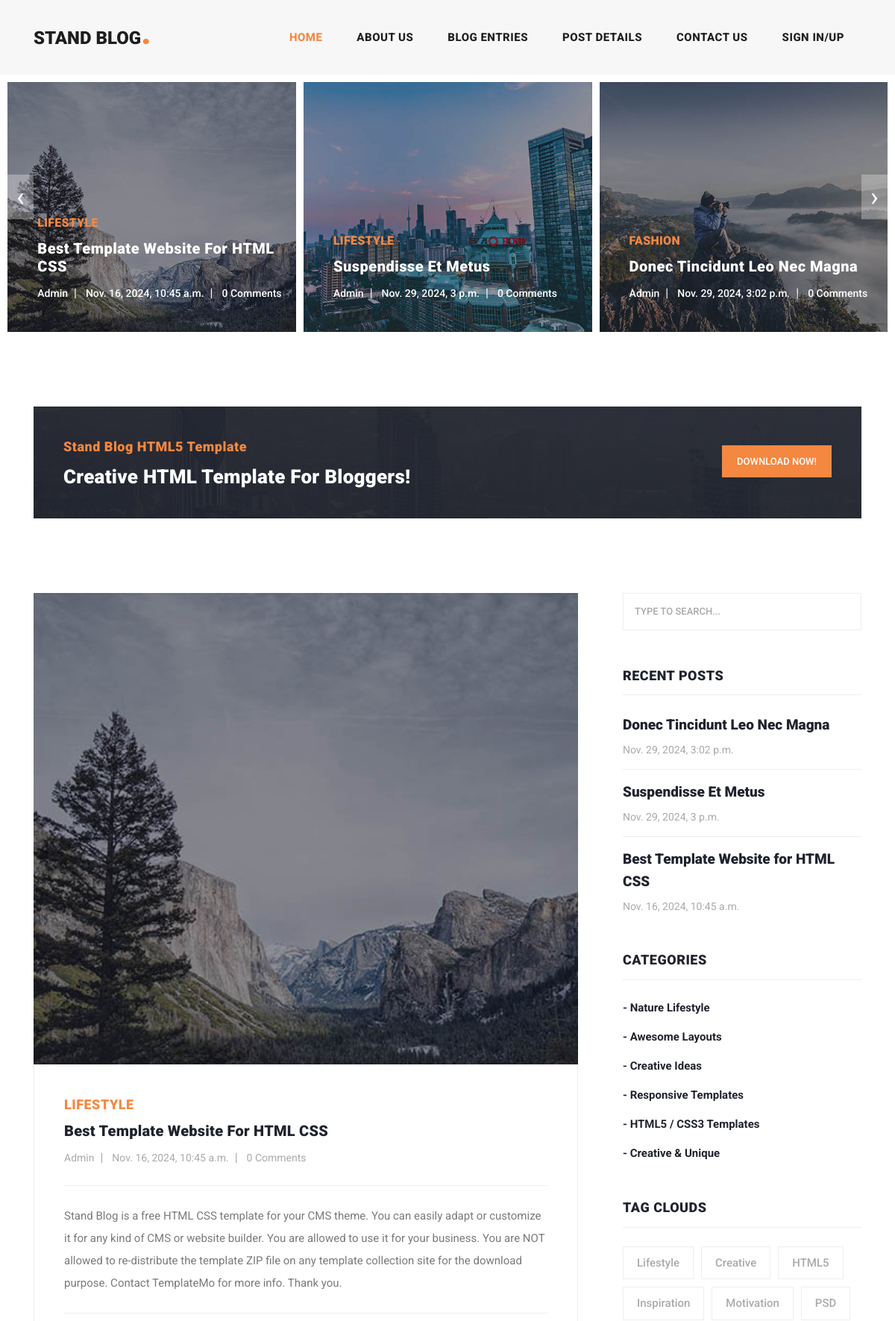
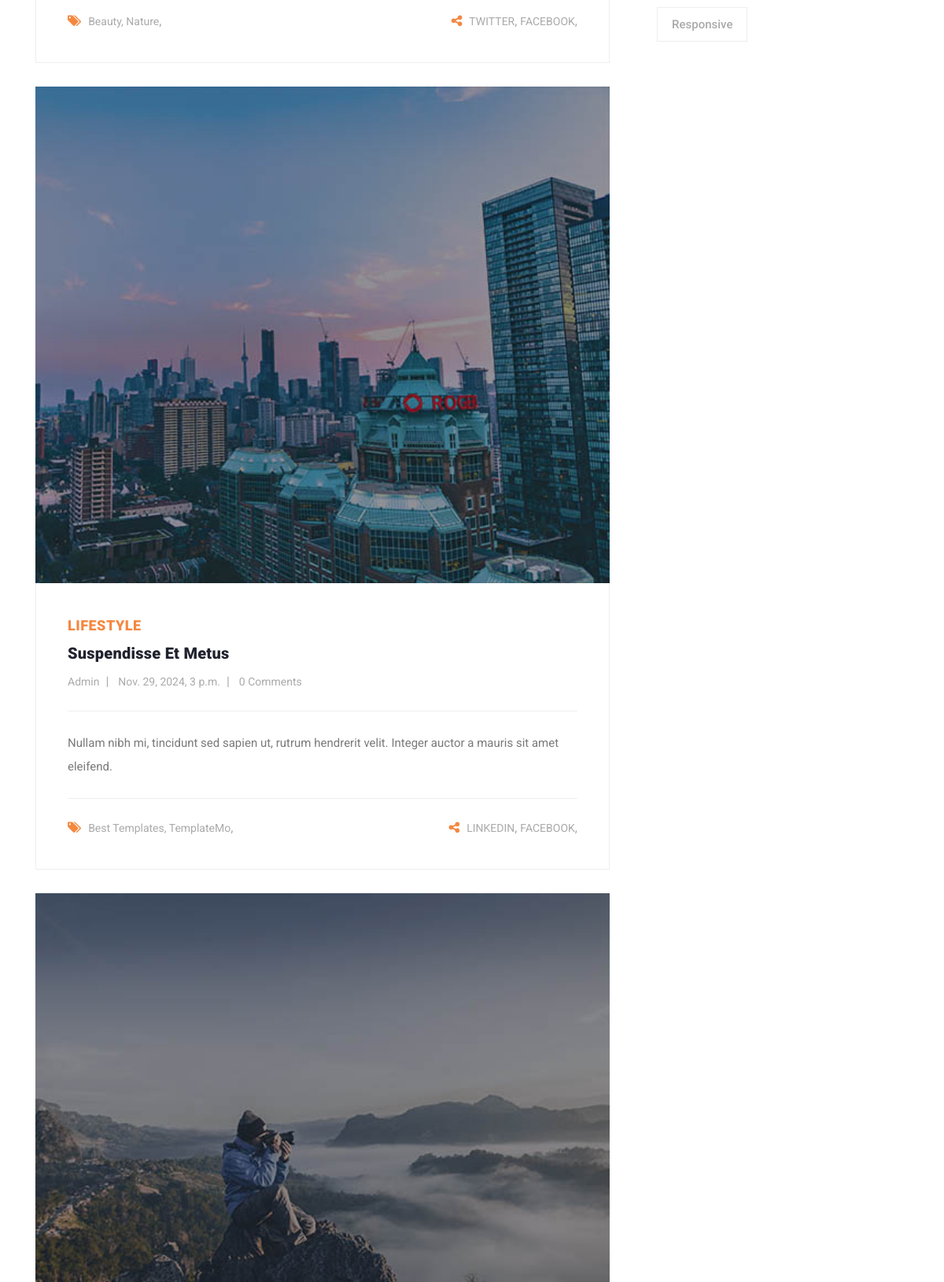
The app's page /index/ (upper part) with its own data (2 pictures, top to bottom).
### syte/models.py (models this page shows, shortened)
class Topic(models.Model):
    title=models.CharField(max_length=16, verbose_name="Write the name of topic")
    description=models.CharField(max_length=50, verbose_name="Write the description")
    image=models.ImageField(upload_to="images/",verbose_name="Put the image", null=True, blank=True)
    created=models.DateTimeField(auto_now_add=True)
    information=models.TextField(max_length=950, verbose_name="Write the information about topic", null=True, blank=True)
    contact_links=models.ManyToManyField(Contact_link, verbose_name="Write the available contact links")
    short_desc=models.CharField(max_length=30, verbose_name="Write Characteristic 2 words", null=True, blank=True)

class BlogTemplate(models.Model):
    template_name=models.CharField(max_length=60)
    title=models.CharField(max_length=60)
    button=models.CharField(max_length=16, default="Download Now!")

class Contact_link(models.Model):
    contact=models.CharField(max_length=3, choices=[
        ('FCB','FACEBOOK'),
        ('TWT', 'TWITTER'),
        ("BHN",  'BEHANCE'),
        ("LKD", "LINKEDIN"),
        ("DRB","DRIBBBLE"),
    ])
    def __str__(self):
        return self.get_contact_display()

class Categories(models.Model):
    categories=models.CharField(max_length=30, verbose_name="Write any category")

class Tags(models.Model):
    tags=models.CharField(max_length=30, verbose_name="Write tha tags")

### syte/views.py (the view)
# urls.py: path('index/', views.index, name='index'),
def index(request):
    topics=Topic.objects.prefetch_related('contact_links').all()
    topic_comment_counts=[]
    recent_topics=Topic.objects.order_by('-created')[:3]
    recent_topic=Topic.objects.order_by('-created').first()
    categories=Categories.objects.all()
    tags=Tags.objects.all()
    contact_links=Contact_link.objects.all()
    try:
        blog_template=BlogTemplate.objects.get()
    except BlogTemplate.DoesNotExist:
        blog_template=None
    for topic in topics:
        comment_count=topic.comments.count()
        topic_comment_counts.append({'topic':topic, 'comment_count':comment_count})
    context={'topic_comment_counts':topic_comment_counts, 'blog_template':blog_template,'recent_topics': recent_topics, 'categories':categories, 'contact_links':contact_links, 'tags':tags , 'recent_topic':recent_topic}
    return render(request, 'syte/index.html', context)

### syte/templates/syte/index.html (shortened to what this page needs)
{% load static %}
<!DOCTYPE html>
<html lang="en">
  <head>
    <link rel="stylesheet" href="/static/vendor/bootstrap/css/bootstrap.min.css">
    <link rel="stylesheet" href="/static/assets/css/fontawesome.css">
    <link rel="stylesheet" href="/static/assets/css/templatemo-stand-blog.css">
    <link rel="stylesheet" href="/static/assets/css/owl.css">
  </head>
  <body>
    <header class="">
      <nav class="navbar navbar-expand-lg">
        <div class="container">
          <a class="navbar-brand" href="{% url 'index'%}"><h2>Stand Blog<em>.</em></h2></a>
          <div class="collapse navbar-collapse" id="navbarResponsive">
            <ul class="navbar-nav ml-auto">
              <li class="nav-item active">
                <a class="nav-link" href="{% url 'index' %}">Home
                </a>
              </li>
              <li class="nav-item">
                <a class="nav-link" href="{% url 'about' %}">About Us</a>
              </li>
              <li class="nav-item">
                <a class="nav-link" href="{% url 'blog' %}">Blog Entries</a>
              </li>
              <li class="nav-item">
                <a class="nav-link" href="{% url 'topic_details' id=recent_topic.id  %}">Post Details</a>
              </li>
              <li class="nav-item">
                <a class="nav-link" href="{% url 'contact' %}">Contact Us</a>
              </li>
              <li class="nav-item">
                <a class="nav-link" href="{% url 'register' %}">Sign In/Up</a>
              </li>
            </ul>
          </div>
        </div>
      </nav>
    </header>
    <div class="main-banner header-text">
      <div class="container-fluid">
        <div class="owl-banner owl-carousel">
          {%for item in topic_comment_counts%}
          <div class="item">
            {% if item.topic.image %}
            <img src="{{item.topic.image.url}}">
            {%endif%}
            <div class="item-content">
              <div class="main-content">
                <div class="meta-category">
                  <span>{{item.topic.title}}</span>
                </div>
                <a href="{% url 'topic_details' item.topic.id %}"><h4>{{item.topic.description}}</h4></a>
                <ul class="post-info">
                  <li><a href="#">Admin</a></li>
                  <li><a href="#">{{item.topic.created}}</a></li>
                  <li><a href="#">{{item.comment_count}} Comments</a></li>
                </ul>
              </div>
            </div>
          </div>
          {%endfor%}
        </div>
      </div>
    </div>
    <section class="call-to-action">
      <div class="container">
        <div class="row">
          <div class="col-lg-12">
            <div class="main-content">
              <div class="row">
                <div class="col-lg-8">
                  {% if blog_template %}
                  <span>{{blog_template.template_name}}</span>
                  <h4>{{blog_template.title}}</h4>
                  {% else %}
                  <p>There's not blog template</p>
                  {%endif%}
                </div>
                <div class="col-lg-4">
                  <div class="main-button">
                    <a rel="nofollow" href="https://templatemo.com/tm-551-stand-blog" target="_parent">{{blog_template.button}}</a>
                  </div>
                </div>
              </div>
            </div>
          </div>
        </div>
      </div>
    </section>
    <section class="blog-posts">
      <div class="container">
        <div class="row">
          <div class="col-lg-8">
            <div class="all-blog-posts">
              <div class="row">
                 {% for item in topic_comment_counts %}
                <div class="col-lg-12">
                  <div class="blog-post">
                    <div class="blog-thumb">
                      <img src="{{item.topic.image.url}}" alt="">
                    </div>
                    <div class="down-content">
                      <span>{{item.topic.title}}</span>
                      <a href="{% url 'topic_details' item.topic.id %}"><h4>{{item.topic.description}}</h4></a>
                      <ul class="post-info">
                        <li><a href="#">Admin</a></li>
                        <li><a href="#">{{item.topic.created}}</a></li>
                        <li><a href="#">{{item.comment_count}} Comments</a></li>
                      </ul>
                      <p>{{item.topic.information}} <a rel="nofollow" href="https://templatemo.com/contact" target="_parent"></a> </p>
                      <div class="post-options">
                        <div class="row">
                          <div class="col-6">
                            <ul class="post-tags">
                              <li><i class="fa fa-tags"></i></li>
                              <li><a href="#">{{item.topic.short_desc}}</a>,</li>
                            </ul>
                          </div>
                          <div class="col-6">
                            <ul class="post-share">
                              <li><i class="fa fa-share-alt"></i></li>
                                 {% for j in item.topic.contact_links.all %}
                                 <li><a href="#">{{j.get_contact_display}}</a>,</li>
                                 {% endfor%}
                            </ul>
                          </div>
                        </div>
                      </div>
                    </div>
                  </div>
                </div>
                {%endfor%}
              </div>
            </div>
          </div>
          <div class="col-lg-4">
            <div class="sidebar">
              <div class="row">
                <div class="col-lg-12">
                  <div class="sidebar-item search">
                    <form id="search_form" name="gs" method="GET" action="#">
                      <input type="text" name="q" class="searchText" placeholder="type to search..." autocomplete="on">
                    </form>
                  </div>
                </div>
                <div class="col-lg-12">
                  <div class="sidebar-item recent-posts">
                    <div class="sidebar-heading">
                      <h2>Recent Posts</h2>
                    </div>
                    <div class="content">
                      <ul>
                        {% for item in recent_topics %}
                        <li><a href="{% url 'topic_details' item.id %}">
                          <h5>{{item.description}}</h5>
                          <span>{{item.created}}</span>
                        </a></li>
                        {%endfor%}
                      </ul>
                    </div>
                  </div>
                </div>
                <div class="col-lg-12">
                  <div class="sidebar-item categories">
                    <div class="sidebar-heading">
                      <h2>Categories</h2>
                    </div>
                    <div class="content">
                      <ul>
                        {%for category in categories%}
                        <li><a href="#">- {{category.categories}}</a></li>
                        {% endfor %}
                      </ul>
                    </div>
                  </div>
                </div>
                <div class="col-lg-12">
                  <div class="sidebar-item tags">
                    <div class="sidebar-heading">
                      <h2>Tag Clouds</h2>
                    </div>
                    <div class="content">
                      <ul>
                        {%for item in tags%}
                        <li><a href="#">{{item.tags}}</a></li>
                        {%endfor%}
                      </ul>
                    </div>
                  </div>
                </div>
              </div>
            </div>
          </div>
        </div>
      </div>
    </section>
</body>
</head>

### records on screen
Topic: topic.image (picture), topic "LIFESTYLE", topic.description "Best Template Website For HTML CSS", topic.created "Nov. 16, 2024, 10:45 a.m.", comment_count "0", topic.information "Stand Blog is a free HTML CSS template for your CMS theme. You can easily adapt or customize it for any kind of CMS or website builder. You are allowed to use it for your business. You are NOT allowed to re-distribute the template ZIP file on any template collection site for the download purpose. Contact TemplateMo for more info. Thank you.", topic.short_desc "Beauty, Nature", description "Best Template Website for HTML CSS", created "Nov. 16, 2024, 10:45 a.m."
Topic: topic.image (picture), topic "LIFESTYLE", topic.description "Suspendisse Et Metus", topic.created "Nov. 29, 2024, 3 p.m.", comment_count "0", topic.information "Nullam nibh mi, tincidunt sed sapien ut, rutrum hendrerit velit. Integer auctor a mauris sit amet eleifend.", topic.short_desc "Best Templates, TemplateMo", description "Suspendisse Et Metus", created "Nov. 29, 2024, 3 p.m."
Topic: topic.image (picture), topic "FASHION", topic.description "Donec Tincidunt Leo Nec Magna", topic.created "Nov. 29, 2024, 3:02 p.m.", comment_count "0", description "Donec Tincidunt Leo Nec Magna", created "Nov. 29, 2024, 3:02 p.m."
BlogTemplate: template_name "Stand Blog HTML5 Template", title "Creative HTML Template For Bloggers!", button "DOWNLOAD NOW!"
Contact_link: contact "TWITTER"
Contact_link: contact "FACEBOOK"
Contact_link: contact "LINKEDIN"
Categories: categories "Nature Lifestyle"
Categories: categories "Awesome Layouts"
Categories: categories "Creative Ideas"
Categories: categories "Responsive Templates"
Categories: categories "HTML5 / CSS3 Templates"
Categories: categories "Creative & Unique"
Tags: tags "Lifestyle"
Tags: tags "Creative"
Tags: tags "HTML5"
Tags: tags "Inspiration"
Tags: tags "Motivation"
Tags: tags "PSD"
Tags: tags "Responsive"
